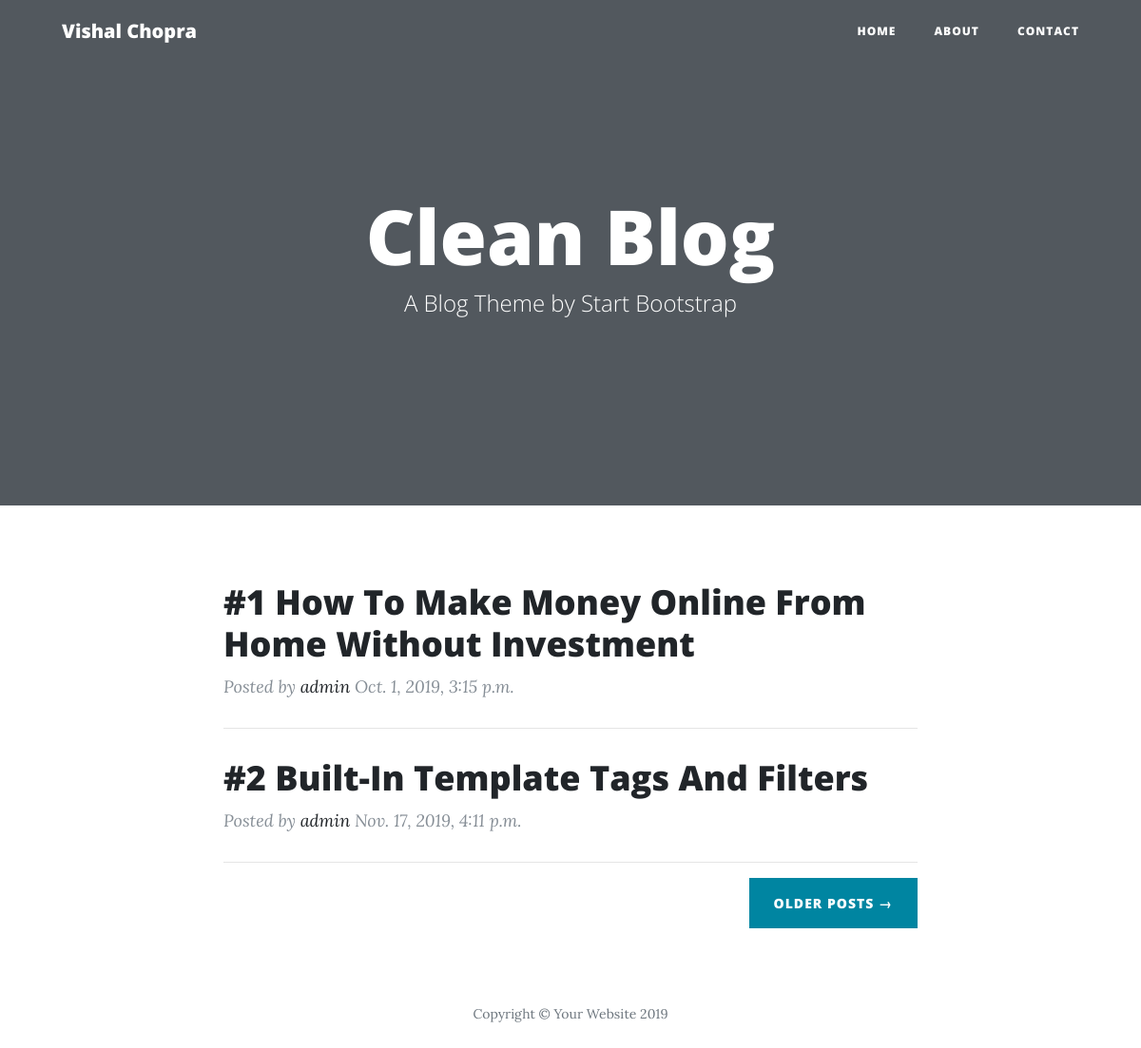
/, run on an earlier commit of the app's database.
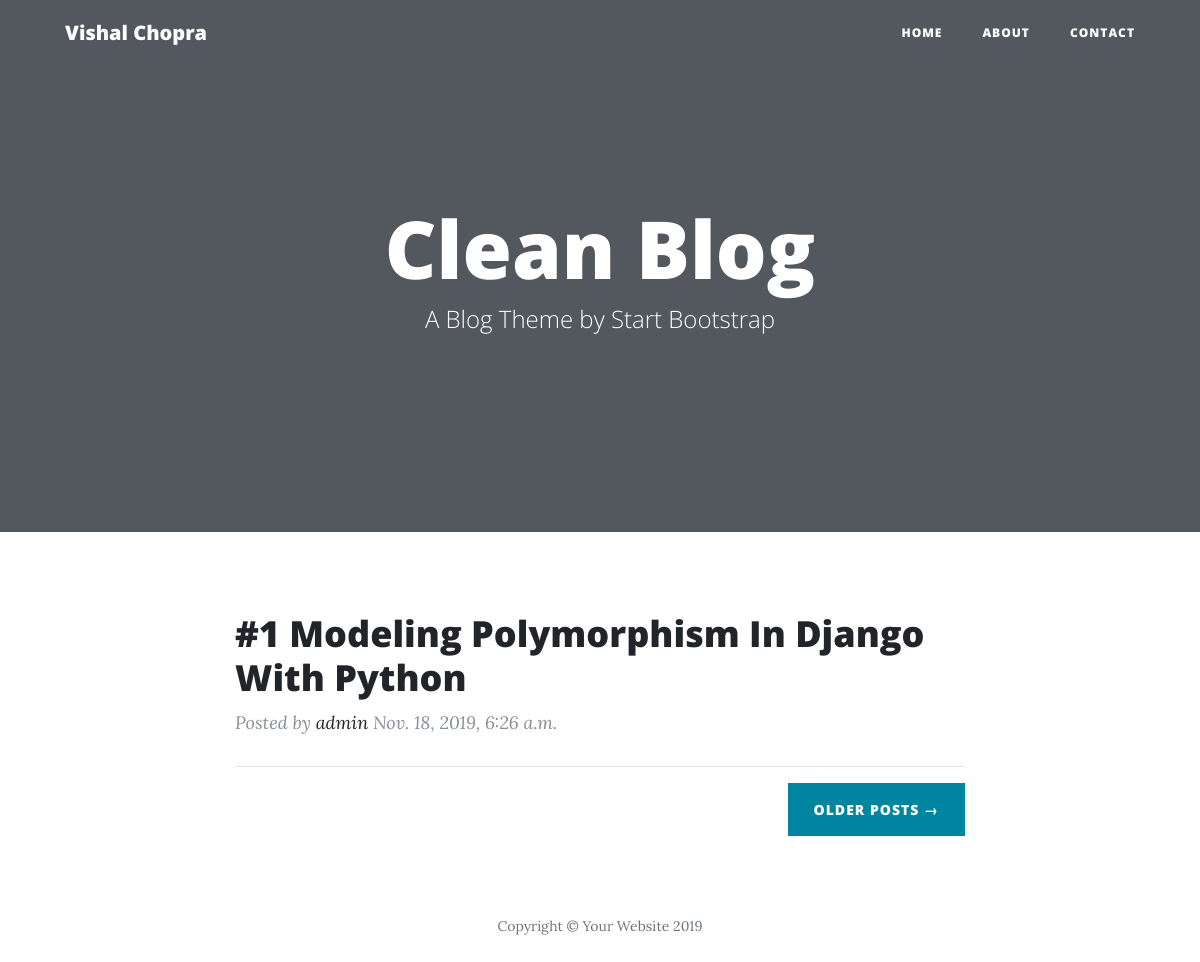
And on a later commit of the database.
### blog/models.py (models this page shows, shortened)
class Entry(models.Model):
    post_id = models.AutoField(primary_key=True)
    heading = models.CharField(max_length=250, default="sample heading")
    body = models.TextField(max_length=10000, default="sample heading")
    thumbail = models.ImageField(upload_to="blog/media")
    author = models.CharField(max_length=50, default="admin")
    published_date = models.DateTimeField(default=timezone.now())
    status = models.CharField(max_length=250, default="draft") #published, draft, pending
    modified_date = models.DateTimeField(default=timezone.now())
    category = models.CharField(max_length=50, default="sample")
    tags = models.CharField(max_length=60, default="sample, sample2")
    slug = models.SlugField(max_length = 250)
    seo_description = models.TextField(max_length=250, default="sample SEO description")
    seo_robot =  models.CharField(max_length=80, default="sample SEO robot")

### blog/views.py (the view)
# urls.py: path('', blog_view.index),
@cache_page(60 * 525600)
def index(request):
    data = Entry.objects.filter(status="published")
    print(data[0].post_id)
    return render(request, "blog/index.html", {
        "data": data
    })

### blog/templates/blog/index.html (shortened to what this page needs)
{% extends 'blog/basic.html' %}
{% block heading %}Clean Blog{% endblock %}
{% block subheading %}A Blog Theme by Start Bootstrap{% endblock %}
{% block content %}
<div class="container">
    <div class="row">
        <div class="col-lg-8 col-md-10 mx-auto">
            {% for item in data %}
            <div class="post-preview">
                <a href="{{item.slug}}/">
                    <h2 class="post-title" style="text-transform: capitalize">
                        #{{item.post_id}} {{item.heading}}
                    </h2>
                </a>
                <p class="post-meta">Posted by
                    <a href="#">{{item.author}}</a>
                    {{item.published_date}}</p>
            </div>
            <hr>
            {% endfor %}
            <div class="clearfix">
                <a class="btn btn-primary float-right" href="#">Older Posts &rarr;</a>
            </div>
        </div>
    </div>
</div>
{% endblock %}

### blog/templates/blog/basic.html (shortened to what this page needs)
{% load static %}
<!DOCTYPE html>
<html lang="en">
<head>
    <link href="{% static 'blog/stylesheets/bootstrap.min.css' %}" rel="stylesheet">
    <link href="{% static 'blog/stylesheets/all.min.css' %}" rel="stylesheet" type="text/css">
    <link href="{% static 'blog/stylesheets/clean-blog.min.css' %}" rel="stylesheet">
</head>
<body>
    <nav class="navbar navbar-expand-lg navbar-light fixed-top" id="mainNav">
        <div class="container">
            <a class="navbar-brand" href="/">Vishal Chopra</a>
            <div class="collapse navbar-collapse" id="navbarResponsive">
                <ul class="navbar-nav ml-auto">
                    <li class="nav-item">
                        <a class="nav-link" href="/">Home</a>
                    </li>
                    <li class="nav-item">
                        <a class="nav-link" href="/about/">About</a>
                    </li>
                    <li class="nav-item">
                        <a class="nav-link" href="/contact/">Contact</a>
                    </li>
                </ul>
            </div>
        </div>
    </nav>
    {% block header %}
    <header class="masthead">
        <div class="overlay"></div>
        <div class="container">
            <div class="row">
                <div class="col-lg-8 col-md-10 mx-auto">
                    <div class="site-heading">
                        <h1>{% block heading %}{% endblock %}</h1>
                        <span class="subheading">{% block subheading %}{% endblock %}</span>
                    </div>
                </div>
            </div>
        </div>
    </header>
    {% endblock %}
    {% block content %}{% endblock %}
    <footer>
        <div class="container">
            <div class="row">
                <div class="col-lg-8 col-md-10 mx-auto">
                    <p class="copyright text-muted">Copyright &copy; Your Website 2019</p>
                </div>
            </div>
        </div>
    </footer>
</body>
</html>

What changed in the data, as far as the page shows it:
removed Entry: post_id "2", heading "Built-In Template Tags And Filters", author "admin", published_date "Nov. 17, 2019, 4:11 p.m."
changed Entry "admin": heading "How To Make Money Online From Home Without Investment" → "Modeling Polymorphism In Django With Python"; published_date "Oct. 1, 2019, 3:15 p.m." → "Nov. 18, 2019, 6:26 a.m."
